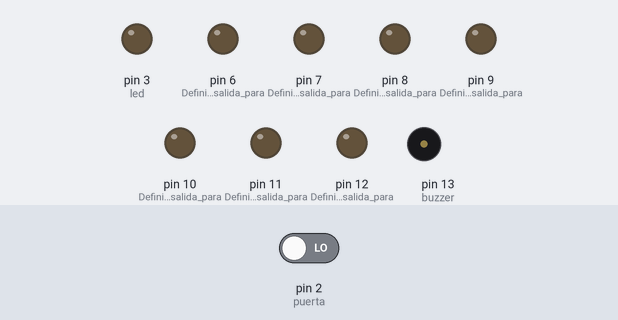
A sketch run on a simulated Arduino Uno, built with avr-gcc and run on an emulated ATmega328P. Parts: output pins drawn as LEDs (lit = HIGH), buzzer (waves = sounding). Dashed ring = blinking. The test bench sets the inputs (shaded band); at power-on: pin 2 (puerta) LOW.

Above: at 12.8 s.
12.9 s: pin 2 (puerta) driven HIGH
At 16.8 s:
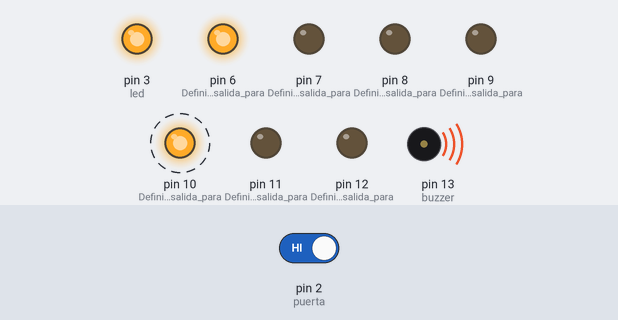
At 17.8 s:
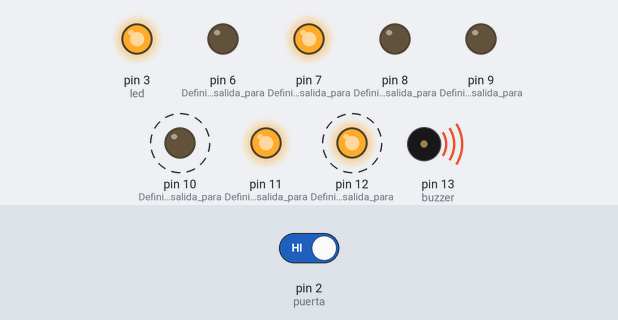
21.5 s: pin 2 (puerta) driven LOW
At 22.0 s:
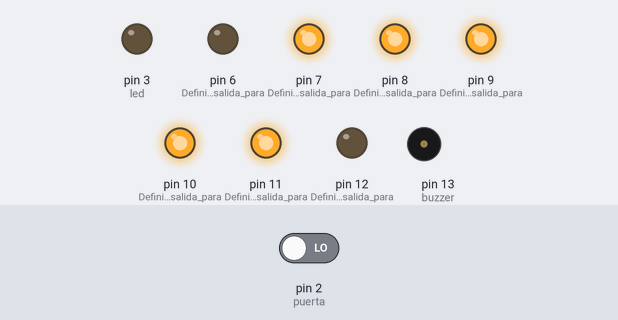
Timing chart, 0 to 24.5 s (numbered marks = the images above; inputs shaded):
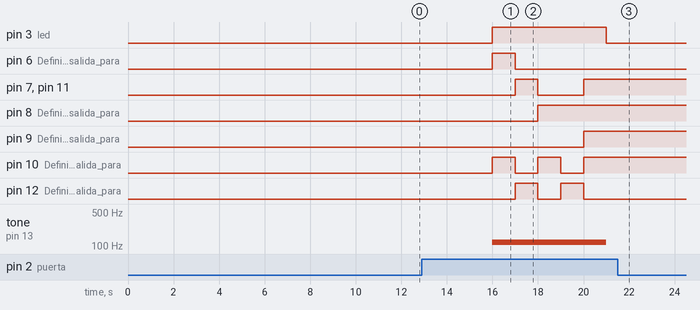

Measured:
- after the input at 12.9 s, pin 3 (led): LOW → HIGH after 3.1 s, → LOW 5.0 s later; pin 6 (Definición_de_salida_para): LOW → HIGH after 3.1 s, → LOW 1.0 s later
- after the input at 21.5 s, pin 3 (led), pin 6 (Definición_de_salida_para): stays LOW (without the input it goes to HIGH after 3.5 s)

The sketch:

alarma.ino
```cpp
/*
 created by Oscar Iván Pacheco Vargas
 27/sep/2018

 ALARMA PARA PUERTA CON TEMPORIZADOR
 Programa que simula una alarma para intrusos, cuándo la puerta se abre emite un sonido que es la alarma.
 Como requisito, se reduce el consumo de energía al mínimo. Mientras la alarma no esté sonando el
 arduino deberá consumir la mínima cantidad de energía.
 Cuando la puerta se cierre esta deberá de dejar de sonar y regresar al estado de bajo
 consumo energético.

 Adicionalmente, se agregó un método que funciona como temporizador: la alarma sonará por 5 segundos, descansará 4 segundos
 y si la puerta sigue abierta, volverá a sonar, y si está cerrada, ya no sonará.

 Nota: se hará uso de un imán para simular la puerta.

 */

#include <LowPower.h>     //Inclusión de la librería LowPower para el ahorro de energía

int buzzer = 13;            //Declaración del pin de la bocina
int frecuencia = 120;       //Declaración de la frecuencia que emitirá el pitido de la bocina
int puerta=2;               //Se declara el pin del reed switch que va recivir  el estado de la puerta
int led=3;                  //Se declara el pin del led que indicará cuándo la alarma está activa

void setup(){

  pinMode(6,OUTPUT);         //Definición de salida para el display en el pin 6
  pinMode(7,OUTPUT);         //Definición de salida para el display en el pin 7
  pinMode(8,OUTPUT);         //Definición de salida para el display en el pin 8
  pinMode(9,OUTPUT);         //Definición de salida para el display en el pin 9
  pinMode(10,OUTPUT);        //Definición de salida para el display en el pin 10
  pinMode(11,OUTPUT);        //Definición de salida para el display en el pin 11
  pinMode(12,OUTPUT);        //Definición de salida para el display en el pin 12
  pinMode(puerta,INPUT);     //Definición de entrada para el reed switch que está definido en el pin 2
  pinMode(led,OUTPUT);       //Definición de salida para el led que está definido en el pin 3
  pinMode(buzzer,OUTPUT);    //Definición de salida para el buzzer que está definido en el pin 13

}

/*Metodo para despligue en Display de 7 segmentos, según las
señales que se le manden. Se unen los pines del arduino a su
respectiva variable*/

void display (int a,int b,int c,int d,int e,int f,int g){
  digitalWrite(6,a);
  digitalWrite(7,b);
  digitalWrite(8,c);
  digitalWrite(9,d);
  digitalWrite(10,e);
  digitalWrite(11,f);
  digitalWrite(12,g);
}

void loop(){

  /*Implementación del método sleep para el ahorro de energía, el primer
    parametro es el tiempo que dura en apagar los convertidores de analógico a digital,
    en este caso son 4 segundos.*/

  LowPower.powerDown(SLEEP_4S, ADC_OFF, BOD_OFF);

      if(digitalRead(puerta)==HIGH){                //Ciclo if para activar la alarma cuando la puerta esté abierta
         digitalWrite(led,HIGH);                    //Si la puerta está abierta, se enciende el led
         tone(buzzer,frecuencia);                   //Al mismo tiempo, se activa la bocina con la frecuencia definida
          display(1,0,0,0,1,0,0);                   //Combinación de parámetos para formar el número 5 en el display e iniciar la cuenta regresiva
          delay(1000);                              //Retraso de un segundo para el número 5
          display(0,1,0,0,0,1,1);                   //Combinación de parámetos para formar el número 4 en el display
          delay(1000);                              //Retraso de un segundo para el número 4
          display(0,0,1,0,1,0,0);                   //Combinación de parámetos para formar el número 3 en el display
          delay(1000);                              //Retraso de un segundo para el número 3
          display(0,0,1,0,0,0,1);                   //Combinación de parámetos para formar el número 2 en el display
          delay(1000);                              //Retraso de un segundo para el número 2
          display(0,1,1,1,1,1,0);                   //Combinación de parámetos para formar el número 1 en el display
          delay(1000);                              //Retraso de un segundo para el número 1
          noTone(buzzer);                           //Ordena a la bocina que deje de emitir el pitido
      }
      digitalWrite(led,LOW);                        //Se apaga el led de la alarma
}
```
